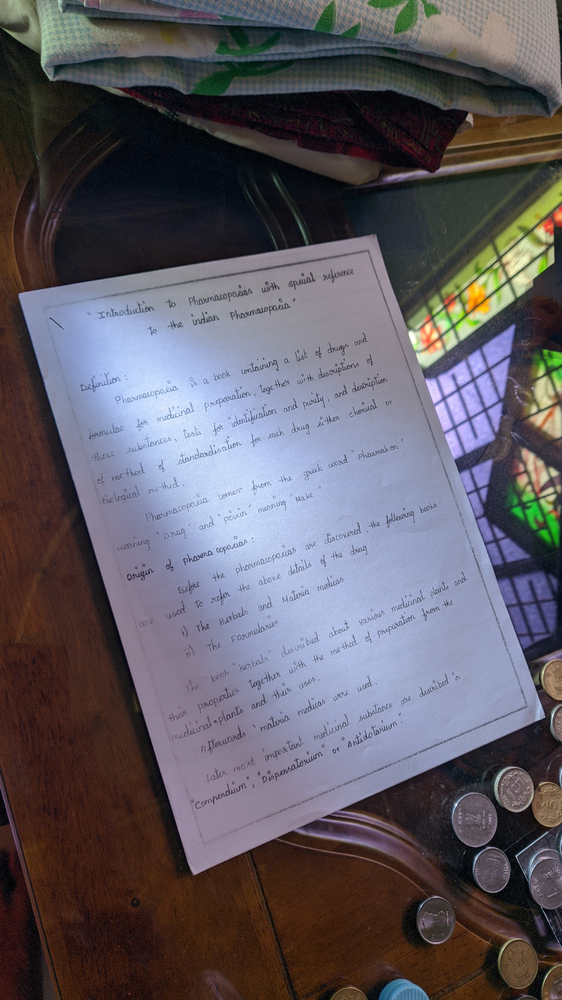
#> input picture document_adv.png, 562 x 1000 px, shrunk from 1036 x 1843 before the run, found by its file name
$ jupyter execute --allow-errors OCR_mini.ipynb
#> lines starting #> are read from the running program, lines starting #| are printed output that depends on the picture
[cell 1]
from skimage.filters import threshold_local
import matplotlib.pyplot as plt
import numpy as np
import cv2 as cv

img=cv.imread("C:\\Users\\hp\\Desktop\\Analytics club\\OCR\\OCR\\document_adv.png")
#> img is the input picture: shape (1000, 562, 3); mean B, G, R 99, 90.7, 95.1
def ploter(image,si=[12,12]):
    fig, ax = plt.subplots(figsize=si);ax.imshow(image,cmap='gray')
    ax.get_xaxis().set_visible(False);ax.get_yaxis().set_visible(False)
    plt.show()

gray=cv.cvtColor(img,cv.COLOR_BGR2GRAY)
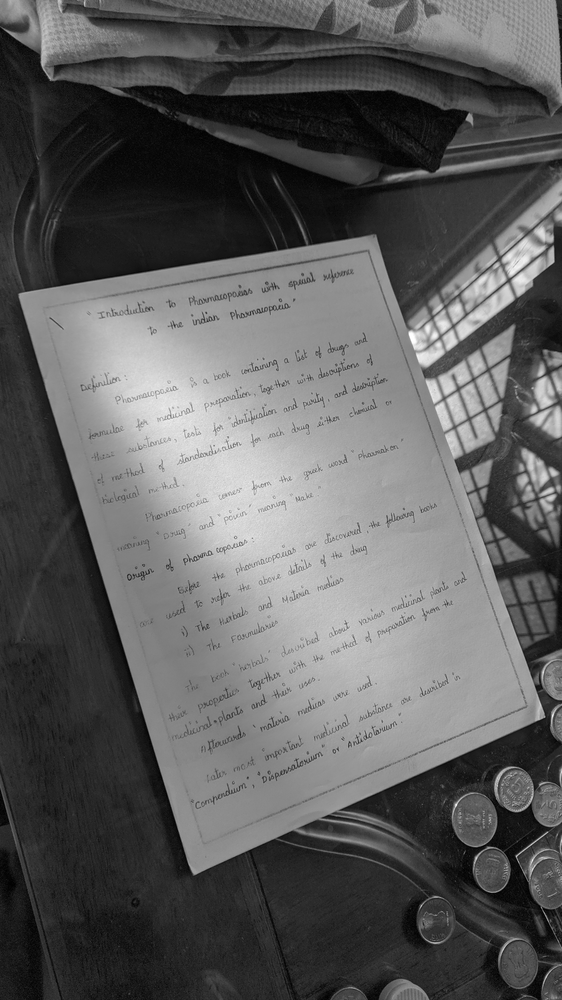
#> gray: shape (1000, 562); min 0, max 255, mean 93

kernel = np.ones((5,5),np.uint8)
dilation = cv.dilate(gray,kernel,iterations =5)
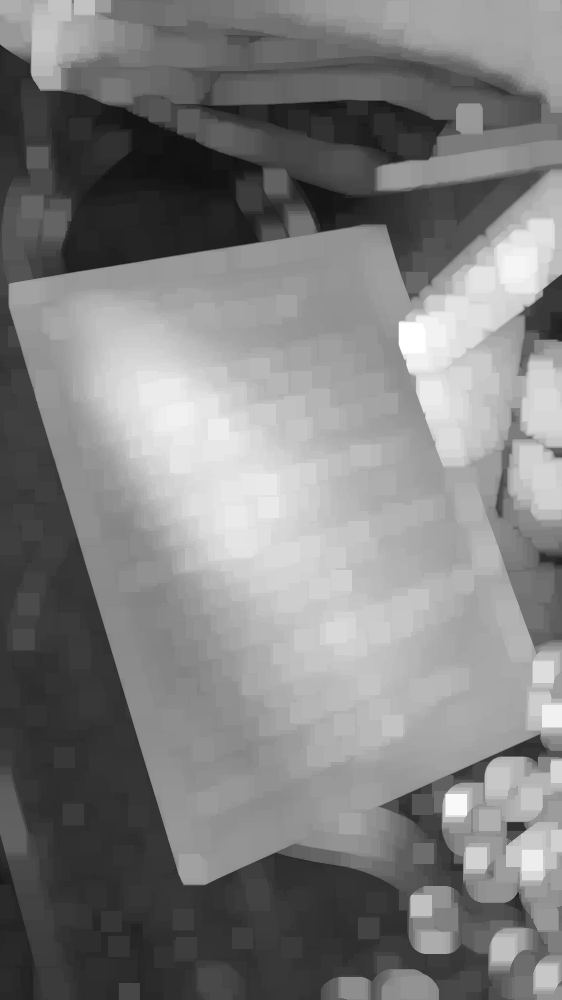
#> dilation: shape (1000, 562); min 16, max 255, mean 126.8
blur =cv.GaussianBlur(dilation,(3,3),0)
blur= cv.erode(blur,kernel,iterations =5)
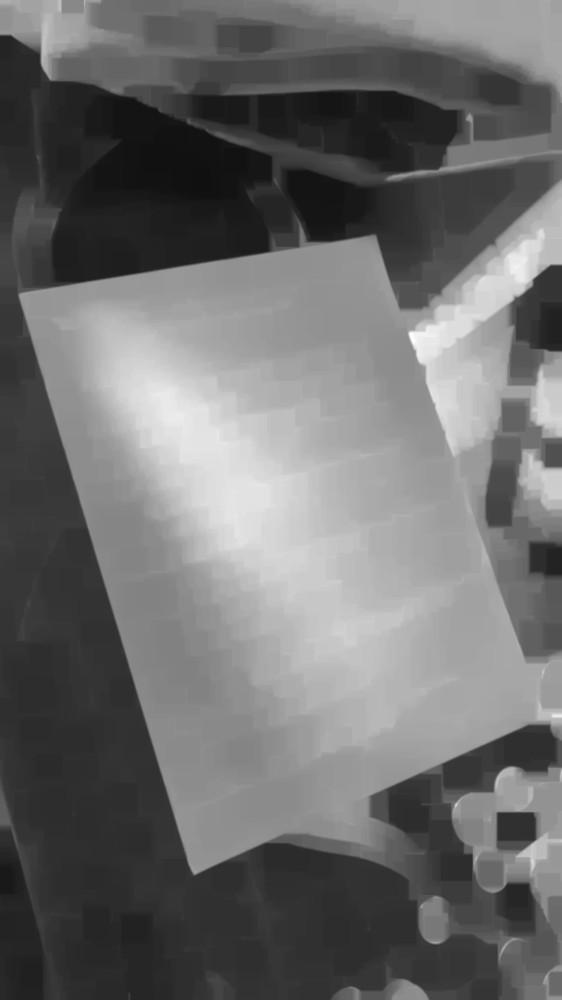
#> blur: shape (1000, 562); min 16, max 255, mean 108.8

edge=cv.Canny(blur,100,200)
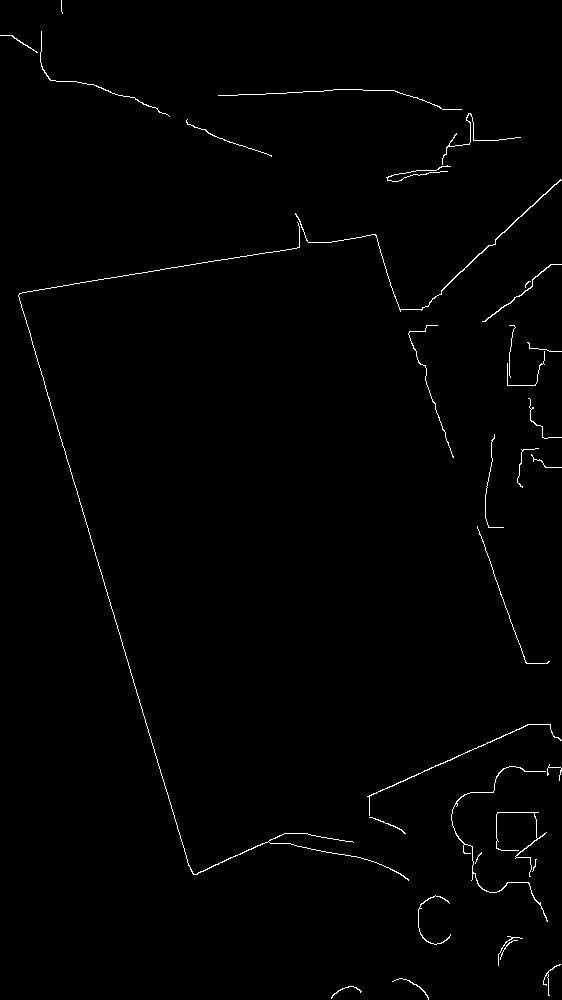
#> edge: shape (1000, 562); 0.89% white in thin lines or dots
ploter(edge)

[cell 2]
t=300;j=0;c=0
imgr=img.copy()
while(j<8 and c<30):
    try:
        linesP=cv.HoughLines(edge,1,np.pi/180,t)
        j=linesP.shape[0]
    except:
        j=0
    c=c+1
    t=t-10
#> this loop made 22 passes
#> linesP on passes 10 to 20: [[877, 1.15]], [[877, 1.15], [291, 1.41]], [[877, 1.15], [291, 1.41]], [[877, 1.15], [291, 1.41], [72, 2.84]], [[877, 1.15], [291, 1.41], [72, 2.84]], [[877, 1.15], [291, 1.41], [72, 2.84]], [[877, 1.15], [291, 1.41], [72, 2.84]], [[877, 1.15], [291, 1.41], [72, 2.84], [513, 0.82]], [[877, 1.15], [291, 1.41], [72, 2.84], [513, 0.82]], [[877, 1.15], [291, 1.41], [72, 2.84], [513, 0.82]], [[877, 1.15], [291, 1.41], [72, 2.84], [513, 0.82]]
#> after the loop, c = 22; t = 80

lines=linesP.reshape(linesP.shape[0],2)
#> lines = [[877, 1.15], [291, 1.41], [72, 2.84], [513, 0.82], [107, 1.52], [-269, 2.79], [-280, 2.81], [63, 2.86], [509, 0.838], [292, 1.4]]
t=0;c=0;lu=[]
for l in lines:
    c=c+1;rho,theta=l
    for lt in lines[c:]:
        t=0
        if(lt[0]!=l[0]):
            rhot,thetat=lt
            k=abs(lt-l)<[50,0.5]

            if(k[0] and k[1]):
                t=-1
                break
    if(t==-1):
        continue
    a = np.cos(theta);b = np.sin(theta)
    x0 = a*rho;y0 = b*rho
    x1 = int(x0 + 1000*(-b));y1 = int(y0 + 1000*(a))
    x2 = int(x0 - 1000*(-b));y2 = int(y0 - 1000*(a))
    imgr=cv.line(imgr.copy(),(x1,y1),(x2,y2),(0,0,255),2)
    lu.append(l)
#> this loop made 10 passes
#> (rho, theta, a, b, x0, y0, x1, y1) on passes 1, 5, 7, 8, 9, 10: (877, 1.15, 0.407, 0.914, 356.7, 801.2, -556, 1207), (107, 1.52, 0.0523, 0.999, 5.6, 106.9, -993, 159), (-280, 2.81, -0.946, 0.326, 264.7, -91.16, -60, -1036), (63, 2.86, -0.961, 0.276, -60.56, 17.37, -336, -943), (509, 0.838, 0.669, 0.743, 340.6, 378.3, -402, 1047), (292, 1.4, 0.174, 0.985, 50.71, 287.6, -934, 461)
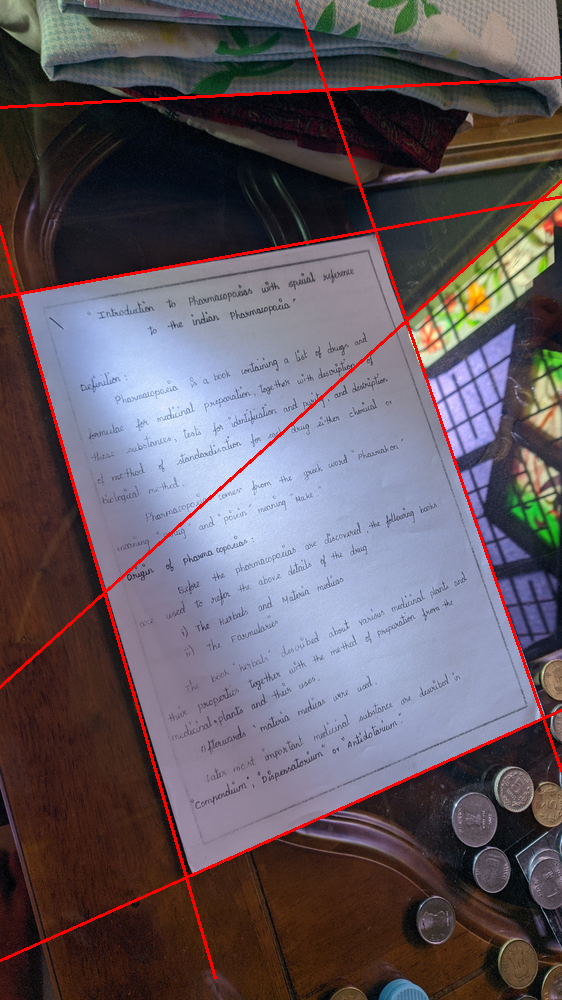
#> imgr: shape (1000, 562, 3); mean B, G, R 97.2, 89, 99
#> after the loop, c = 10; lu = [[877, 1.15], [107, 1.52], [-280, 2.81], [63, 2.86], [509, 0.838], [292, 1.4]]

ploter(imgr)
lr=np.asarray(lu[:4]);j=np.reshape(lr,[lr.shape[0],1,2])
#> after `lr = np.asarray(lu[:4])`: lr = [[877, 1.15], [107, 1.52], [-280, 2.81], [63, 2.86]]
#> after `j = np.reshape(lr, [lr.shape[0], 1, 2])`: j has the same summary as lr

[cell 3]
def intersection(line1, line2):
    rho1, theta1 = line1
    rho2, theta2 = line2
    A = np.array([[np.cos(theta1), np.sin(theta1)],[np.cos(theta2), np.sin(theta2)]])
    b = np.array([[rho1],[rho2]])
    x0,y0=(0,0)

    if(abs(theta1-theta2)>1.3):
        x0, y0 = np.linalg.solve(A, b)
        x0, y0 = int(np.round(x0)), int(np.round(y0))

        return [[x0, y0]]


def intersections_finder(lines):
    intersections = []
    for i, g in enumerate(lines[:-1]):
        for g2 in lines[i+1:]:
            for line1 in g:
                for line2 in g2:
                    if(intersection(line1, line2)):
                        intersections.append(intersection(line1, line2))
#> this loop made 3 passes
#> after the loop, intersections = [[[543, 718]], [[186, 877]], [[-34, 109]]]
    return intersections

intersections = intersections_finder(j)
#> intersections = [[[543, 718]], [[186, 877]], [[-34, 109]]]
i=np.asarray(intersections).reshape(len(intersections),2)
#> i = [[543, 718], [186, 877], [-34, 109]]

imgt=img.copy()
v=0;p=[]

for it in i:
    if((it[0]<0 or it[1]<0) or (it[0]>imgt.shape[1] or it[1]>imgt.shape[0])):
        continue
    p.append(it);it=tuple(it)
    imgt=cv.circle(imgt.copy(),it,10, (0, 255,0), -1)
#> this loop made 3 passes
#> after the loop, p = [[543, 718], [186, 877]]

ploter(imgt)
p=np.asarray(p)
